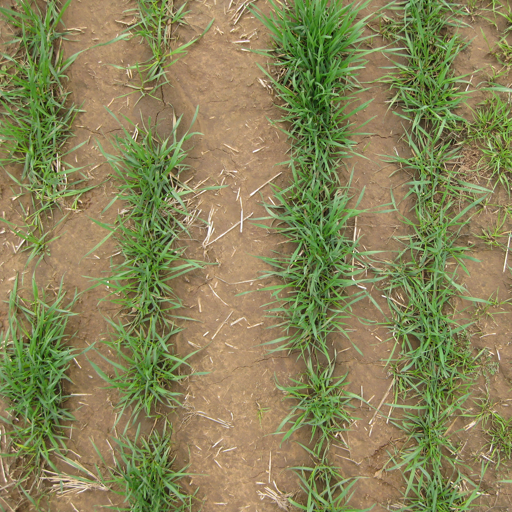
#> input picture images/labelData/finger_grass_3.png, 512 x 512 px
$ jupyter execute features_discussion.ipynb   (shell and % lines are left out)
#> lines starting #> are read from the running program, lines starting #| are printed output that depends on the picture; long printed decimals are rounded
# Local Binary pattern

Features discussion.

[cell 1]
# <libraries>
from skimage import io
from skimage import util
from skimage.feature import local_binary_pattern
import numpy as np
#import cv2
import matplotlib.pyplot as plt

[cell 2]
# Load an image
original_image   = io.imread('images/labelData/finger_grass_3.png',as_gray=True) # load the data in gray scale
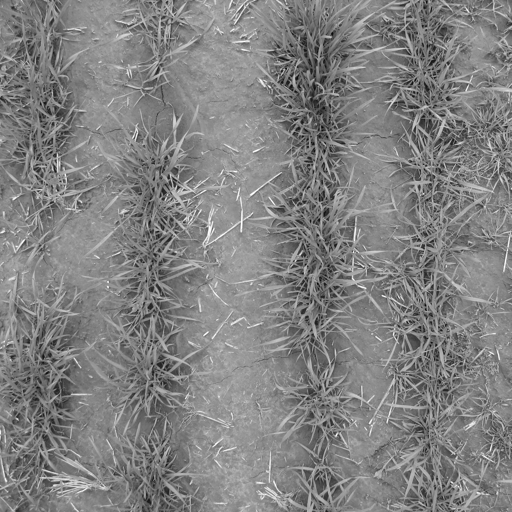
#> original_image: shape (512, 512) float64; min 0.021, max 1, mean 0.509
plt.imshow(original_image)

Local binary pattern takes a predefined gird size and caculate binary encoded value to the center of the grid based on the cells arround the center cell.

[cell 3]
# creating a 9x9 dummy array to identify the characteristics of the local binary pattern
dummy_image = np.array([[5, 8, 1],[5, 4, 1,],[3, 7, 2]])

rows,cols = dummy_image.shape # shape

#visualize the array
print(dummy_image)
print("______________")

# Identiy the center cell
middle_cell = dummy_image[1,1]

for i in range(rows):
    for j in range(cols):
        if(middle_cell >= dummy_image[i,j]):
            print(i,j,"bigger")
            dummy_image[i,j] = 1
        elif((middle_cell < dummy_image[i,j])):
            print(i,j,"smalller")
            dummy_image[i,j] = 0

# Assing 2 for the center for identification
dummy_image[1,1] = 2 # center

[cell 4]
print("Number 2 is the center array")
dummy_image

[cell 5]
c = (2**(0))* dummy_image[0,0]+(2**(1))* dummy_image[0,1]+(2**(2))* dummy_image[0,2]+(2**(3)) * dummy_image[1,2]+(2**(4)) * dummy_image[2,2]+(2**(5))*dummy_image[2,1]+(2**(6))*dummy_image[2,0]+(2**(7)) * dummy_image[1,0]
print("center value", c)

This project we will be using  skiimage inbuilt local_binary_pattern funtion for analysis.

[cell 6]
print(local_binary_pattern.__doc__)

## Image output from local_binary_pattern function

[cell 7]
radius = 1
point_count = 8 * radius
Method = 'UNIFORM'
ldp_test = local_binary_pattern(original_image,point_count,radius,Method)
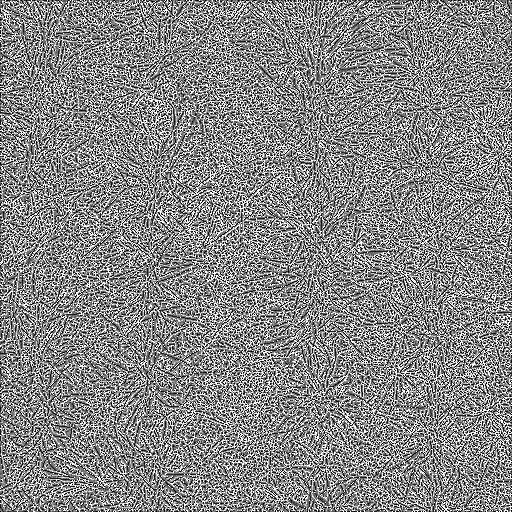
#> ldp_test: shape (512, 512) float64; min 0, max 9, mean 4.76; drawn with min black and max white
print(ldp_test)
#> (printed output is left out)

[cell 8]
plt.imshow(ldp_test)

## Lets start from croping small values from picture

[cell 9]
# Taking a small part from the picture
crop = original_image[0:3,0:3]
#> crop = [[0.394, 0.429, 0.408], [0.41, 0.45, 0.445], [0.459, 0.476, 0.435]]
print(crop)
#| [[0.3942 0.4289 0.4076]
#|  [0.4098 0.4502 0.4451]
#|  [0.4591 0.4759 0.4353]]

[cell 10]
# Find the ldp from the by using skiimage local_binary_pattern
method = 'UNIFORM'
radius = 1
point_count = 8 * radius
ldp = local_binary_pattern(crop, point_count, radius, method)
#> ldp = [[3, 2, 3], [4, 2, 2], [1, 0, 3]]
print(ldp)
#| [[3. 2. 3.]
#|  [4. 2. 2.]
#|  [1. 0. 3.]]

[cell 11]
np_crop = np.array(crop) # convert to numpy array
#> np_crop has the same summary as crop
rows,cols = np_crop.shape # Getting the sahpe of the array

# [1,1] carries the middle cell

middle_cell = np_crop[1,1]
#> middle_cell = 0.45
for i in range(rows):
    for j in range(cols):
        if(middle_cell == np_crop[i,j] ):
            print(i,j,"same")
            np_crop[i,j] = 1
        elif(middle_cell >= np_crop[i,j]):
            print(i,j,"bigger")
            np_crop[i,j] = 0
        elif((middle_cell < np_crop[i,j])):
            print(i,j,"smalller")
            np_crop[i,j]
#> after the loop, np_crop = [[0, 0, 0], [0, 1, 0], [0.459, 0.476, 0]]

**Some of the corner values are incorrect due to local_binary_pattern bilinear interpoplation pattern to assign values to the corner  values. It is being use to get more uniform values to each corner cells**

<br>

<h3>Bilinear interpoplation</h3>

[cell 12]
# This is code snipet how bilinear interpoplation works
w_cen  =  (1-1/np.sqrt(2))**2  # Weights
w_diag  =  (1/np.sqrt(2))**2
w_orto  =  (1-1/np.sqrt(2))*(1/np.sqrt(2))

def bilinear_interpoplation(i_cen, i_diag, i_hor, i_ver):
    return i_cen*w_cen + i_diag*w_diag + i_hor*w_orto + i_ver*w_orto

def circular_neighbourhood(x):
    [I7, I6, I5] = x[0, :]
#> I7 = 0.394; I6 = 0.429; I5 = 0.408
    [I0, Ic, I4] = x[1, :]
#> I0 = 0.41; Ic = 0.45; I4 = 0.445
    [I1, I2, I3] = x[2, :]
#> I1 = 0.459; I2 = 0.476; I3 = 0.435
    I7i = bilinear_interpoplation(Ic, I7, I0, I6)
#> I7i = 0.409
    I5i = bilinear_interpoplation(Ic, I5, I4, I6)
#> I5i = 0.423
    I3i = bilinear_interpoplation(Ic, I3, I4, I2)
#> I3i = 0.447
    I1i = bilinear_interpoplation(Ic, I1, I0, I2)
#> I1i = 0.452
    interpolated = np.array([[I7i, I6, I5i],
                             [ I0, Ic,  I4],
                             [I1i, I2, I3i]])
#> interpolated = [[0.409, 0.429, 0.423], [0.41, 0.45, 0.445], [0.452, 0.476, 0.447]]
    return interpolated

def binary_pattern(x):
    return np.where(x >= x[1, 1], 1, 0)

def display_lbps(patch):
    interpolated = circular_neighbourhood(patch)
    print('Patch =')
    print(patch)
#| [[0.3942 0.4289 0.4076]
#|  [0.4098 0.4502 0.4451]
#|  [0.4591 0.4759 0.4353]]
    print('LBP of patch =')
    print(binary_pattern(patch))
#| [[0 0 0]
#|  [0 1 0]
#|  [1 1 0]]
    print('Interpolated patch =')
    print(interpolated)
#| [[0.4094  0.4289 0.4234]
#|  [0.4098 0.4502 0.4451]
#|  [0.4516 0.4759 0.447]]
    print('LBP of interpolated patch =')
    print(binary_pattern(interpolated))
#| [[0 0 0]
#|  [0 1 0]
#|  [1 1 0]]

display_lbps(crop[0:3, 0:3])

Then we are using kullback leibler to identy the divergence of two histograms which we create from the lbp function.

<h3>kullback leibler divergence reviced (KLD)</h3>

- It measurse how one probability distributution is different from the
second one
- Its also called as  relative entropy

[cell 13]
def kullback_leibler_divergence(p_samples, q_samples):
    """
    This function would calculate divergence from two vectors from a  samples from distributions
    Args:
        param1 (p) : vector1  : list
        param2 (q) : vector2  : list

    Retrun :
        Divergence
    """
    # convert to numpy array
    p = np.asarray(p_samples)
    q = np.asarray(q_samples)
    filt = np.logical_and(p != 0, q != 0) # both p and q needs to be true return true
    return np.sum(p[filt] * np.log2(p[filt] / q[filt]))

kullback_leibler_divergenc example.

[cell 14]
# All same values
p = [0.60,0.15,0.05]
q = [0.60,0.15,0.05]

print("Same distribution           : ",kullback_leibler_divergence(p,q))
p = [0.20,0.40,0.50]
q = [0.60,0.15,0.05]

print("Differences in distribution :",kullback_leibler_divergence(p,q))

This calculation show that when the divergence increases, it increases the output of kullback leibler divergence.

**Now the local binary pattern in two crops from the image loaded.**

[cell 15]
# settings for LBP
radius   = 1
n_points = 8 * radius
METHOD   = 'UNIFORM'

def kullback_leibler_divergence(p, q):
    p = np.asarray(p)
    q = np.asarray(q)
    filt = np.logical_and(p != 0, q != 0)
    return np.sum(p[filt] * np.log2(p[filt] / q[filt]))

# crop 1
crop_1     = original_image[0:3,0:3]
#> crop_1 has the same summary as crop
crop_1_ldp = local_binary_pattern(crop_1, n_points, radius, METHOD)
#> crop_1_ldp = [[3, 2, 3], [4, 2, 2], [1, 0, 3]]

crop_2     = original_image[4:7,4:7]
#> crop_2 = [[0.474, 0.477, 0.505], [0.476, 0.498, 0.48], [0.504, 0.512, 0.488]]
crop_2_ldp = local_binary_pattern(crop_2, n_points, radius, METHOD)
#> crop_2_ldp = [[3, 4, 0], [4, 2, 5], [1, 0, 2]]


n_bins      = int(crop_1_ldp.max() + 1)
#> n_bins = 5

# create histograms from lbp function
hist, _     = np.histogram(crop_1_ldp, density=True, bins=n_bins, range=(0, n_bins))
#> hist = [0.111, 0.111, 0.333, 0.333, 0.111]
ref_hist, _ = np.histogram(crop_2_ldp, density=True, bins=n_bins,range=(0, n_bins))
#> ref_hist = [0.222, 0.111, 0.222, 0.111, 0.333]

divergence       = kullback_leibler_divergence(hist, ref_hist)
#> in kullback_leibler_divergence, `p = np.asarray(p)`: p = [0.111, 0.111, 0.333, 0.333, 0.111]
#> in kullback_leibler_divergence, `q = np.asarray(q)`: q = [0.222, 0.111, 0.222, 0.111, 0.333]
#> in kullback_leibler_divergence, `filt = np.logical_and(p != 0, q != 0)`: filt = [True, True, True, True, True]
#> divergence = 0.436

divergence
#> Out = 0.436
#| [[3. 2. 3.]
#|  [4. 2. 2.]
#|  [1. 0. 3.]]
#| [[3. 4. 0.]
#|  [4. 2. 5.]
#|  [1. 0. 2.]]

[cell 16]
# This function is used aid to create the histograms
# histogram is a bar chart where y axis contains the frequency of a variable
def hist(ax, lbp):
    n_bins = int(lbp.max() + 1)
#> n_bins = 5
    return ax.hist(lbp.ravel(), density=True, bins=n_bins, range=(0, n_bins),facecolor='0.5') # ravel() : flattening the array

[cell 17]
# plot histograms of LBP of textures
fig, ((ax1, ax2), (ax3, ax4)) = plt.subplots(nrows=2, ncols=2,figsize=(9, 9))

print("crop1 image")
print(crop_1_ldp)

print("crop2 image")
print(crop_2_ldp)


ax1.imshow(crop_1)
ax1.axis('off')
ax1.set_title("crop 1")

hist(ax3, crop_1_ldp)
ax3.set_ylabel('Percentage')
ax3.set_xlabel('Uniform LBP values')

ax2.imshow(crop_2)
ax2.axis('off')
hist(ax4, crop_2_ldp)
ax4.set_xlabel('Uniform LBP values')


plt.show()
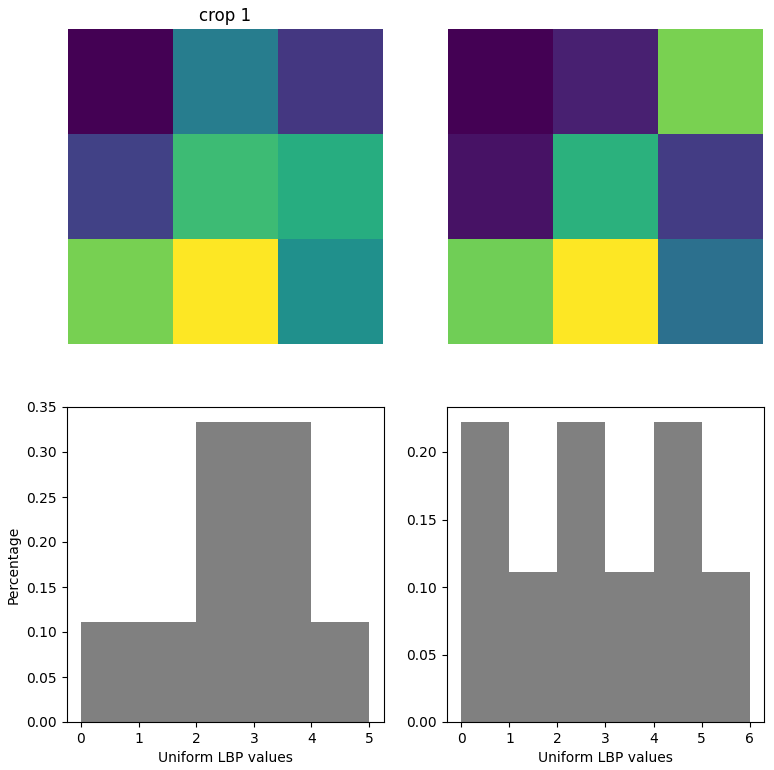
#> figure drawn by matplotlib, 4 panels

$ run again, with images/labelData/finger_grass_2.png copied over images/labelData/finger_grass_3.png
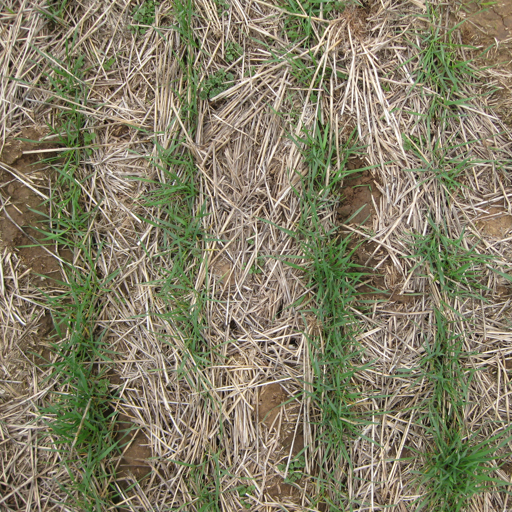
#> input picture images/labelData/finger_grass_2.png, 512 x 512 px
#> `ldp_test = local_binary_pattern(original_image,point_count,radius,Meth..`:
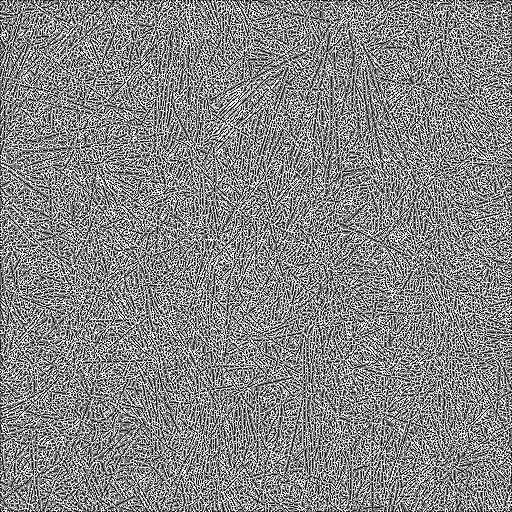
#> ldp_test: shape (512, 512) float64; min 0, max 9, mean 4.76; drawn with min black and max white
#> (printed output is left out)
#> crop = [[0.581, 0.623, 0.574], [0.469, 0.546, 0.563], [0.449, 0.482, 0.576]]
#| [[0.5814 0.6232  0.5742]
#|  [0.4694 0.5464 0.5632]
#|  [0.4486 0.4823 0.5758]]
#> ldp = [[1, 0, 1], [4, 5, 9], [3, 3, 0]]
#| [[1. 0. 1.]
#|  [4. 5. 9.]
#|  [3. 3. 0.]]
#> `np_crop = np.array(crop)`: np_crop has the same summary as crop
#> middle_cell = 0.546
#> after the loop `for i in range(rows):`: np_crop = [[0.581, 0.623, 0.574], [0, 1, 0.563], [0, 0, 0.576]]
#> I7 = 0.581; I6 = 0.623; I5 = 0.574
#> I0 = 0.469; Ic = 0.546; I4 = 0.563
#> I1 = 0.449; I2 = 0.482; I3 = 0.576
#> I7i = 0.564
#> I5i = 0.58
#> I3i = 0.551
#> I1i = 0.468
#> in circular_neighbourhood, `interpolated = np.array([[I7i, I6, I5i], [ I0, Ic,  I4], [I1i, I2, I3i..`: interpolated = [[0.564, 0.623, 0.58], [0.469, 0.546, 0.563], [0.468, 0.482, 0.551]]
#| [[0.5814 0.6232  0.5742]
#|  [0.4694 0.5464 0.5632]
#|  [0.4486 0.4823 0.5758]]
#| [[1 1 1]
#|  [0 1 1]
#|  [0 0 1]]
#| [[0.5639 0.6232  0.5797]
#|  [0.4694 0.5464 0.5632]
#|  [0.4683 0.4823 0.5513]]
#| [[1 1 1]
#|  [0 1 1]
#|  [0 0 1]]
#> crop_1 has the same summary as crop
#> crop_1_ldp = [[1, 0, 1], [4, 5, 9], [3, 3, 0]]
#> crop_2 = [[0.686, 0.59, 0.378], [0.481, 0.645, 0.433], [0.285, 0.528, 0.501]]
#> crop_2_ldp = [[0, 9, 3], [4, 0, 4], [3, 1, 2]]
#> `n_bins      = int(crop_1_ldp.max() + 1)`: n_bins = 10
#> hist = [0.222, 0.222, 0, 0.222, 0.111, 0.111, 0, 0, 0, 0.111]
#> ref_hist = [0.222, 0.111, 0.111, 0.222, 0.222, 0, 0, 0, 0, 0.111]
#> p has the same summary as hist outside kullback_leibler_divergence
#> q has the same summary as ref_hist outside kullback_leibler_divergence
#> filt = [True, True, False, True, True, False, False, False, False, True]
#> divergence = 0.111
#| [[1. 0. 1.]
#|  [4. 5. 9.]
#|  [3. 3. 0.]]
#| [[0. 9. 3.]
#|  [4. 0. 4.]
#|  [3. 1. 2.]]
#> in hist, `n_bins = int(lbp.max() + 1)`: n_bins = 10
#> `plt.show()`:
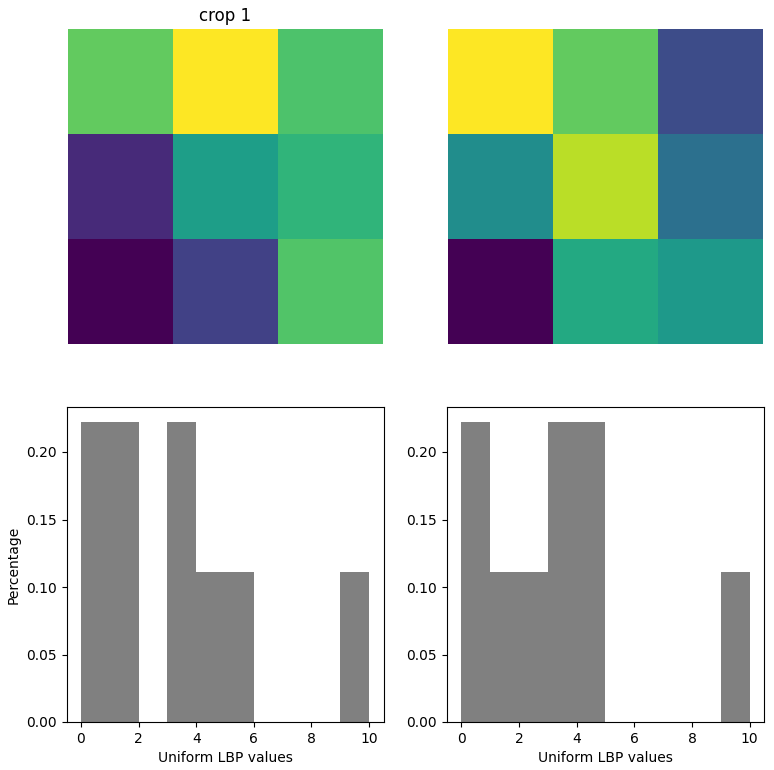
#> figure drawn by matplotlib, 4 panels

$ run again, with images/labelData/finger_grass_4.png copied over images/labelData/finger_grass_3.png
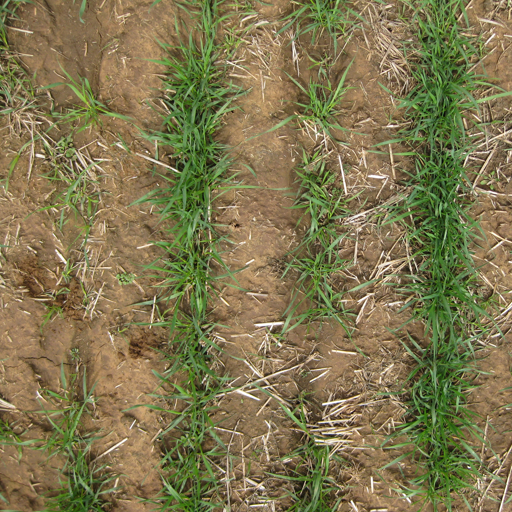
#> input picture images/labelData/finger_grass_4.png, 512 x 512 px
#> `ldp_test = local_binary_pattern(original_image,point_count,radius,Meth..`:
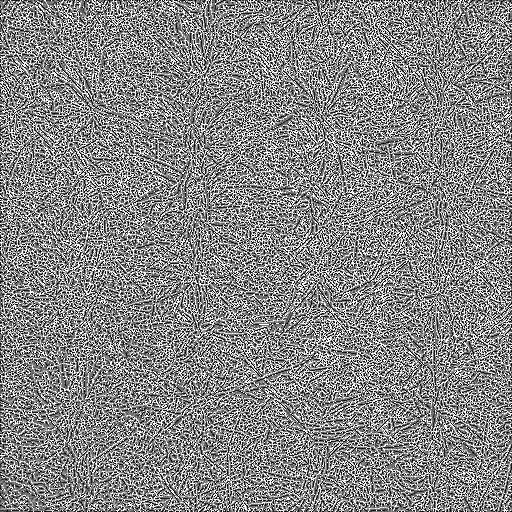
#> ldp_test: shape (512, 512) float64; min 0, max 9, mean 4.75; drawn with min black and max white
#> (printed output is left out)
#> crop = [[0.135, 0.154, 0.174], [0.114, 0.14, 0.206], [0.125, 0.125, 0.195]]
#| [[0.1352 0.1537 0.1744]
#|  [0.1137 0.1397 0.2064]
#|  [0.1249  0.1254 0.1954]]
#> ldp = [[2, 2, 1], [5, 4, 0], [2, 3, 1]]
#| [[2. 2. 1.]
#|  [5. 4. 0.]
#|  [2. 3. 1.]]
#> `np_crop = np.array(crop)`: np_crop has the same summary as crop
#> middle_cell = 0.14
#> after the loop `for i in range(rows):`: np_crop = [[0, 0.154, 0.174], [0, 1, 0.206], [0, 0, 0.195]]
#> I7 = 0.135; I6 = 0.154; I5 = 0.174
#> I0 = 0.114; Ic = 0.14; I4 = 0.206
#> I1 = 0.125; I3 = 0.195
#> I7i = 0.135
#> I5i = 0.174
#> I3i = 0.178
#> I1i = 0.124
#> in circular_neighbourhood, `interpolated = np.array([[I7i, I6, I5i], [ I0, Ic,  I4], [I1i, I2, I3i..`: interpolated = [[0.135, 0.154, 0.174], [0.114, 0.14, 0.206], [0.124, 0.125, 0.178]]
#| [[0.1352 0.1537 0.1744]
#|  [0.1137 0.1397 0.2064]
#|  [0.1249  0.1254 0.1954]]
#| [[0 1 1]
#|  [0 1 1]
#|  [0 0 1]]
#| [[0.135 0.1537 0.1738]
#|  [0.1137 0.1397 0.2064]
#|  [0.1239  0.1254 0.1784 ]]
#| [[0 1 1]
#|  [0 1 1]
#|  [0 0 1]]
#> crop_1 has the same summary as crop
#> crop_1_ldp = [[2, 2, 1], [5, 4, 0], [2, 3, 1]]
#> crop_2 = [[0.543, 0.626, 0.581], [0.605, 0.583, 0.394], [0.586, 0.432, 0.216]]
#> crop_2_ldp = [[3, 0, 1], [0, 9, 4], [1, 3, 3]]
#> `n_bins      = int(crop_1_ldp.max() + 1)`: n_bins = 6
#> hist = [0.111, 0.222, 0.333, 0.111, 0.111, 0.111]
#> ref_hist = [0.25, 0.25, 0, 0.375, 0.125, 0]
#> p = [0.111, 0.222, 0.333, 0.111, 0.111, 0.111]
#> q = [0.25, 0.25, 0, 0.375, 0.125, 0]
#> filt = [True, True, False, True, True, False]
#> divergence = -0.382
#| [[2. 2. 1.]
#|  [5. 4. 0.]
#|  [2. 3. 1.]]
#| [[3. 0. 1.]
#|  [0. 9. 4.]
#|  [1. 3. 3.]]
#> in hist, `n_bins = int(lbp.max() + 1)`: n_bins = 6
#> `plt.show()`:
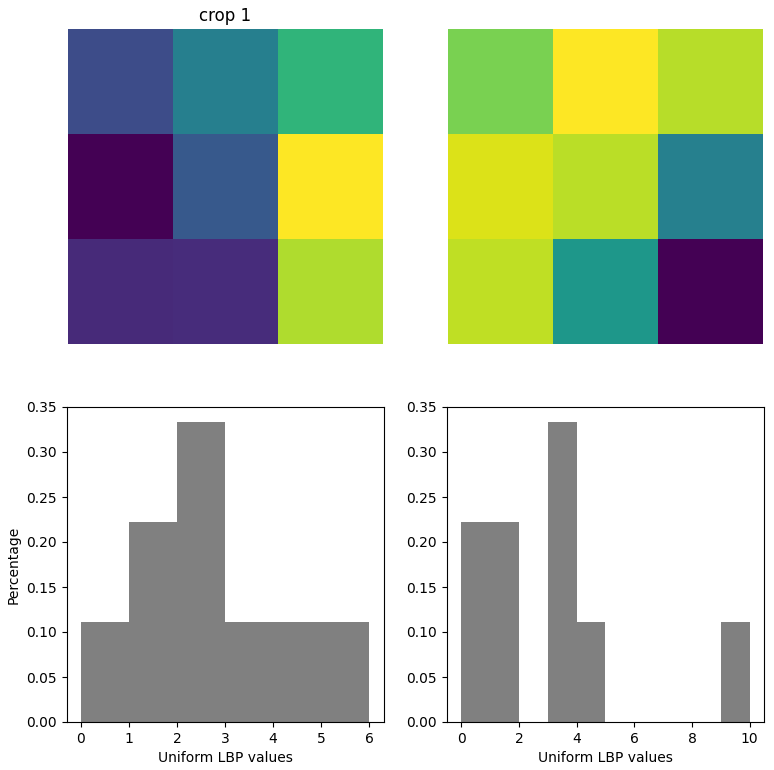
#> figure drawn by matplotlib, 4 panels; panel 3: tallest bar 0.333 high, from x = 2 to 3; panel 4: tallest bar 0.333 high, from x = 3 to 4
